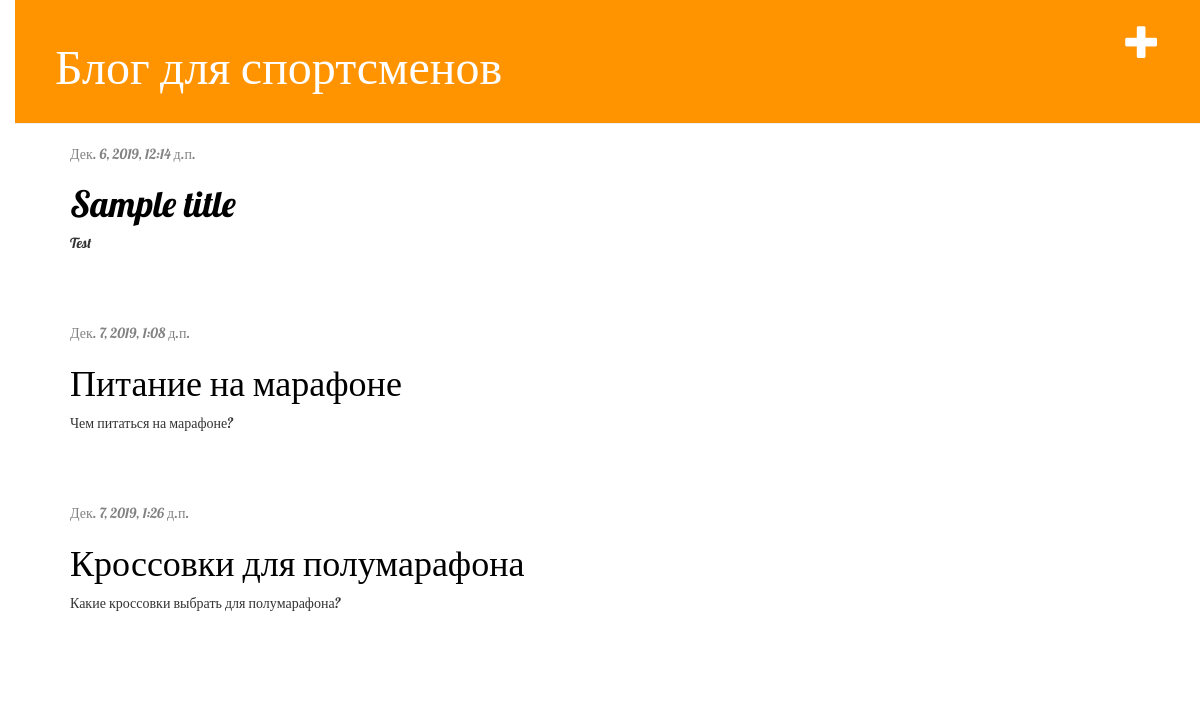
Before: / (signed in) with the older database file.
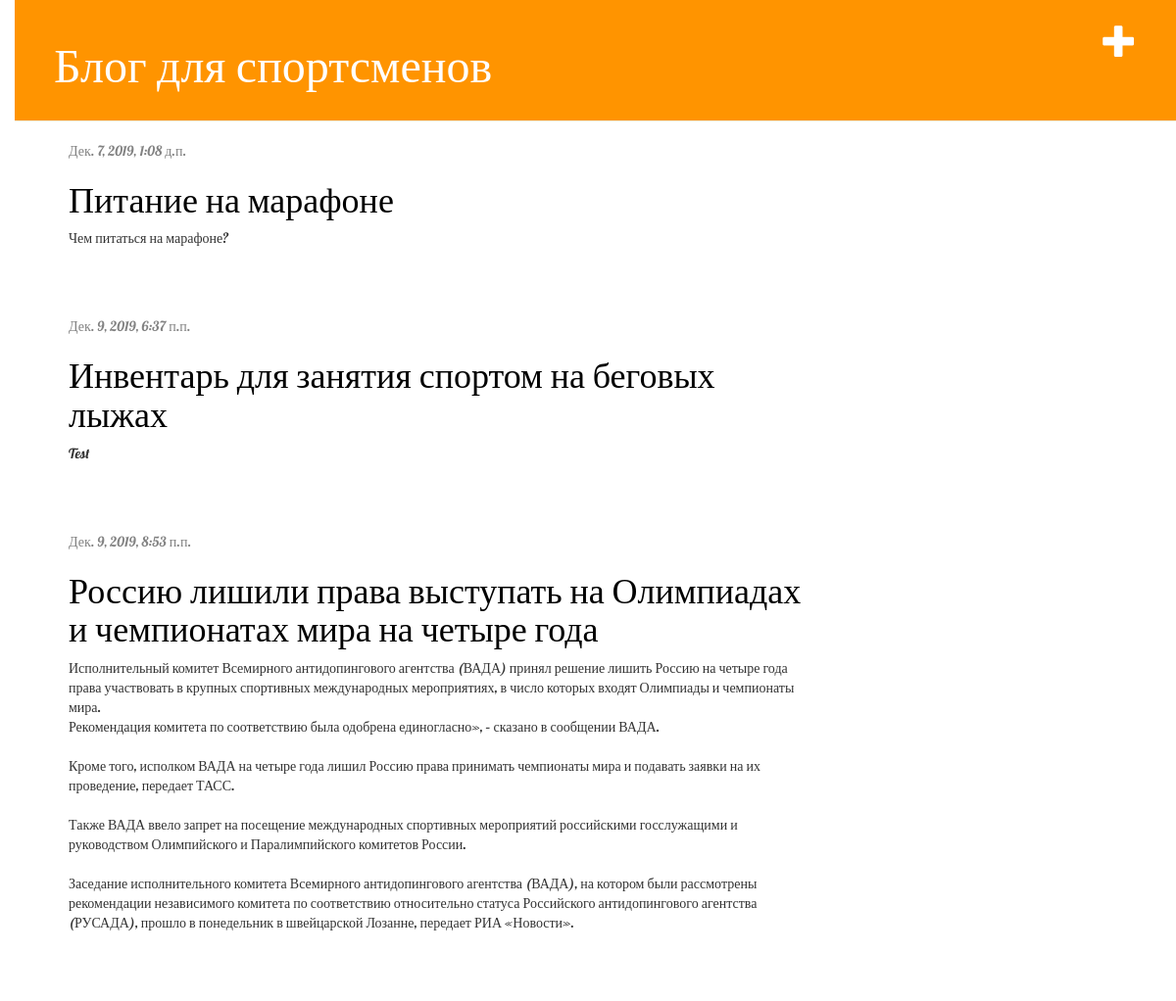
After: the same page with the newer database file.
### blog/models.py (models this page shows, shortened)
class Post(models.Model):
    author = models.ForeignKey(settings.AUTH_USER_MODEL, on_delete=models.CASCADE)
    title = models.CharField(max_length=200)
    text = models.TextField()
    created_date = models.DateTimeField(default=timezone.now)
    published_date = models.DateTimeField(blank=True, null=True)

### blog/views.py (the view)
# urls.py: path('', views.post_list, name='post_list'),
def post_list(request):
    posts = Post.objects.filter(published_date__lte=timezone.now()).order_by('published_date')
    return render(request, 'blog/post_list.html', {'posts': posts})

### blog/templates/blog/post_list.html
{% extends 'blog/base.html' %}
{% block content %}
    {% for post in posts %}
        <div class="post">
            <div class="date">
                {{ post.published_date }}
            </div>
            <h1><a href="{% url 'post_detail' pk=post.pk %}">{{ post.title }}</a></h1>
            <p>{{ post.text|linebreaksbr }}</p>
        </div>
    {% endfor %}
{% endblock %}

Changed rows visible on the page:
shown differently, row unchanged: Post "Питание на марафоне": moves up the list
changed Post "Test": published_date "Дек. 6, 2019, 12:14 д.п." → "Дек. 9, 2019, 6:37 п.п."; title "Sample title" → "Инвентарь для занятия спортом на беговых лыжах"
changed Post: published_date "Дек. 7, 2019, 1:26 д.п." → "Дек. 9, 2019, 8:53 п.п."; title "Кроссовки для полумарафона" → "Россию лишили права выступать на Олимпиадах и чемпионатах мира на четыре года"; text "Какие кроссовки выбрать для полумарафона?" → "Исполнительный комитет Всемирного антидопингового агентства (ВАДА) принял решение лишить Россию на четыре года права участвовать в крупных спортивных международных мероприятиях, в число которых входят Олимпиады и чемпионаты мира. Рекомендация комитета по соответствию была одобрена единогласно», – сказано в сообщении ВАДА. Кроме того, исполком ВАДА на четыре года лишил Россию права принимать чемпионаты мира и подавать заявки на их проведение, передает ТАСС. Также ВАДА ввело запрет на посещение международных спортивных мероприятий российскими госслужащими и руководством Олимпийского и Паралимпийского комитетов России. Заседание исполнительного комитета Всемирного антидопингового агентства…"
